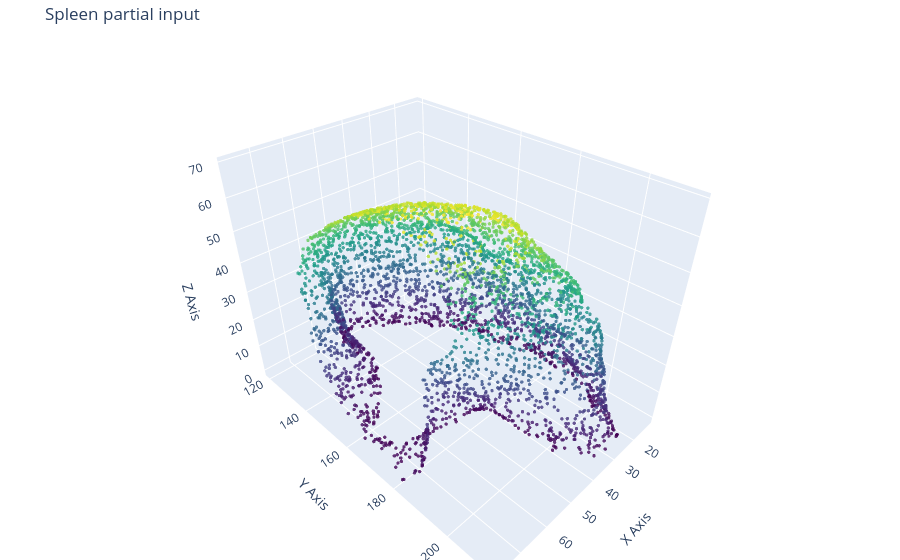

The code cell stored with this chart in its notebook:
### Code cell
visualize_cloud(partial_path, title = "Spleen partial input")

### Figure 1 — Plotly figure (JSON) as saved in the notebook; plotly's stock layout.template omitted (floating-point values rounded to 4 significant figures; data arrays with more than 128 entries replaced by an {"elided": "..."} marker saying what was removed)
{"data": [{"marker": {"color": {"elided": "4096 float values"}, "colorscale": [[0, "#440154"], [0.1111, "#482878"], [0.2222, "#3e4989"], [0.3333, "#31688e"], [0.4444, "#26828e"], [0.5556, "#1f9e89"], [0.6667, "#35b779"], [0.7778, "#6ece58"], [0.8889, "#b5de2b"], [1, "#fde725"]], "opacity": 0.8, "size": 2}, "mode": "markers", "type": "scatter3d", "x": {"elided": "4096 float values"}, "y": {"elided": "4096 float values"}, "z": {"elided": "4096 float values"}}], "layout": {"margin": {"b": 0, "l": 0, "r": 0, "t": 40}, "scene": {"xaxis": {"title": {"text": "X Axis"}}, "yaxis": {"title": {"text": "Y Axis"}}, "zaxis": {"title": {"text": "Z Axis"}}}, "title": {"text": "Spleen partial input"}}}
